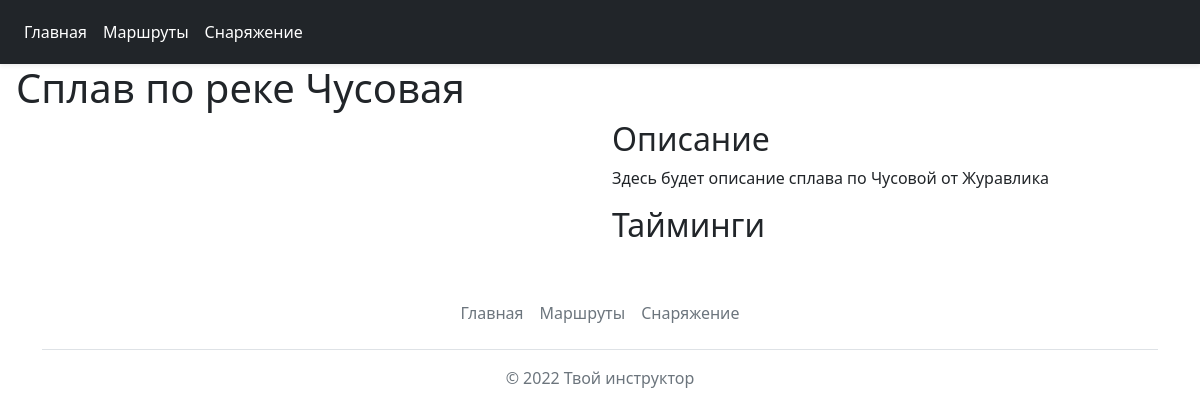
/rafting/chusovaya, run on an earlier commit of the app's database.
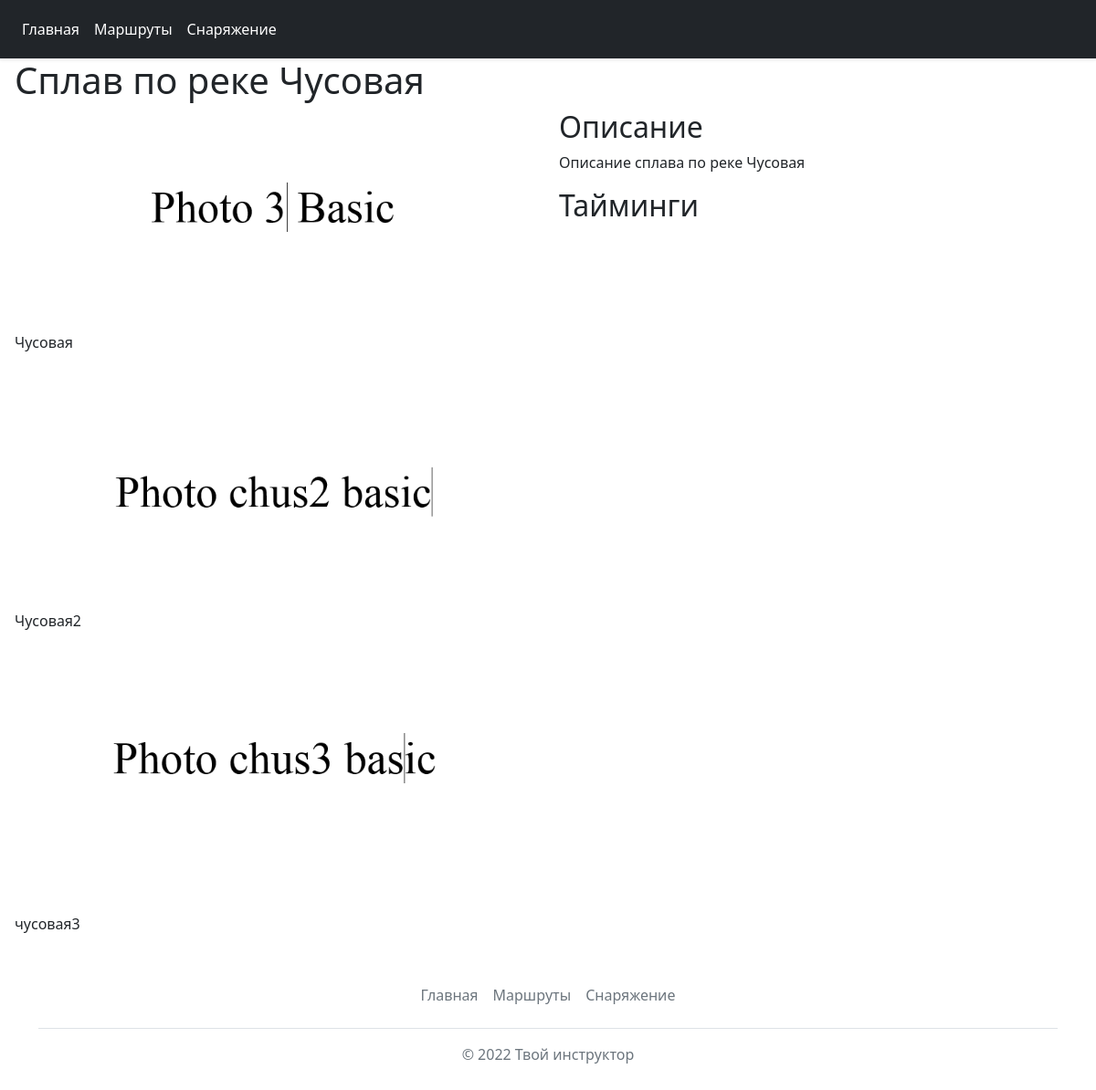
And on a later commit of the database.
### rafting/models.py (models this page shows, shortened)
class Rafting(models.Model):
    title = models.CharField(max_length=50, verbose_name='Название реки')
    days = models.IntegerField(verbose_name='Количество дней')
    content = models.TextField(verbose_name='Описание сплава')
    short_content = models.TextField(verbose_name='Краткое описание сплава', null=True)
    km_on_river = models.IntegerField(verbose_name='Километров по реке')
    km_from_perm = models.CharField(max_length=50, verbose_name='Километров от Перми')
    title_image = models.ImageField(upload_to='images/title/', blank=True, verbose_name='Главное фото')
    preview_image = models.ImageField(upload_to='images/preview/', blank=True, verbose_name='Превью')
    LEVEL = (
        ('Лёгкая', 'Лёгкая'),
        ('Средняя', 'Средняя'),
        ('Тяжелая', 'Тяжёлая'),
    )
    level = models.CharField(max_length=30, choices=LEVEL, verbose_name='Сложность')
    slug = models.SlugField(max_length=255, unique=True, db_index=True, verbose_name="URL")
    members = models.ManyToManyField('Members')
    class Meta:
        verbose_name = 'Сплав'
        verbose_name_plural = 'Сплавы'
        ordering = ['days', 'title']

class Images(models.Model):
    image = models.ImageField(upload_to='images/basic', blank=True)
    title = models.CharField(max_length=50, verbose_name='Название')
    rafting = models.ForeignKey(Rafting, on_delete=models.CASCADE, verbose_name='id Сплава', related_name='images')
    class Meta:
        verbose_name = 'Изображение'
        verbose_name_plural = 'Изображения'
        ordering = ['rafting_id']

### rafting/views.py (the view)
# urls.py: path('rafting/<slug:rafting_slug>', views.show_rafting, name='rafting'),
def show_rafting(request, rafting_slug):
    rafting = get_object_or_404(Rafting, slug=rafting_slug)
    image = Images.objects.all().filter()
    timings = Timings.objects.filter(rafting_id=rafting.id)
    dayss = []
    days = []
    for time in timings:
        dayss.append(time.day)
    dayss = sorted(list(set(dayss)))
    for day in dayss:
        days.append({'day': day, 'timings': list(filter(lambda timing: (timing.day == day), timings))})
    context = {
        'rafting': rafting,
        'title': rafting.title,
        'content': rafting.content,
        'image': image,
        'days': days,
    }
    return render(request, 'rafting/rafting.html', context)

### rafting/templates/rafting/rafting.html (shortened to what this page needs)
{% extends 'base.html' %}
{% block content %}
<h1 class="px-3">Сплав по реке {{ rafting.title }}</h1>
<div class="row">
    <div class="col-lg-6">
        {% for item in image %}
        {% if item.rafting.id == rafting.id %}
        <img class="d-block w-100" src='{{ item.image.url }}' alt="...">
        <h6 class="px-3">{{ item.title }}</h6>
        {% endif %}
        {% endfor %}
    </div>
    <div class="col-md-6">
        <h2>Описание</h2>
        <p>{{ rafting.content }}</p>
        <h2>Тайминги</h2>
    </div>
</div>
{% endblock %}

### templates/base.html (shortened to what this page needs)
<!doctype html>
<html lang="ru">
<head>
    <link href="https://cdn.jsdelivr.net/npm/bootstrap@5.2.2/dist/css/bootstrap.min.css" rel="stylesheet"
>
</head>
</head>
<body>
{% include 'inc/_navbar.html' %}
{% block content %}Контент{% endblock %}
<div class="container">
    {% include 'inc/_footer.html' %}
</div>
</body>
</html>

### templates/inc/_navbar.html
  <div class="navbar navbar-dark bg-dark shadow-sm">
    <header class="p-1 text-bg-dark">
      <div class="container-lg">
        <ul class="nav col-12 col-lg-auto me-lg-auto mb-2 justify-content-center mb-md-0">
          <li><a href="{% url 'home' %}" class="nav-link px-2 text-white">Главная</a></li>
          <li><a href="{% url 'routes' %}" class="nav-link px-2 text-white">Маршруты</a></li>
            <li><a href="{% url 'things' %}" class="nav-link px-2 text-white">Снаряжение</a></li>
        </ul>
      </div>
    </header>
  </div>

### templates/inc/_footer.html
<footer class="py-3 my-4">
    <ul class="nav justify-content-center border-bottom pb-3 mb-3">
        <li class="nav-item"><a href="{% url 'home' %}" class="nav-link px-2 text-muted">Главная</a></li>
        <li class="nav-item"><a href="{% url 'routes' %}" class="nav-link px-2 text-muted">Маршруты</a></li>
        <li class="nav-item"><a href="{% url 'things' %}" class="nav-link px-2 text-muted">Снаряжение</a></li>
    </ul>
    <p class="text-center text-muted">© 2022 Твой инструктор</p>
</footer>

What changed in the data, as far as the page shows it:
changed Rafting "Чусовая": content "Здесь будет описание сплава по Чусовой от Журавлика" → "Описание сплава по реке Чусовая"
added Images: image (picture), title "Чусовая"
added Images: image (picture), title "Чусовая2"
added Images: image (picture), title "чусовая3"
